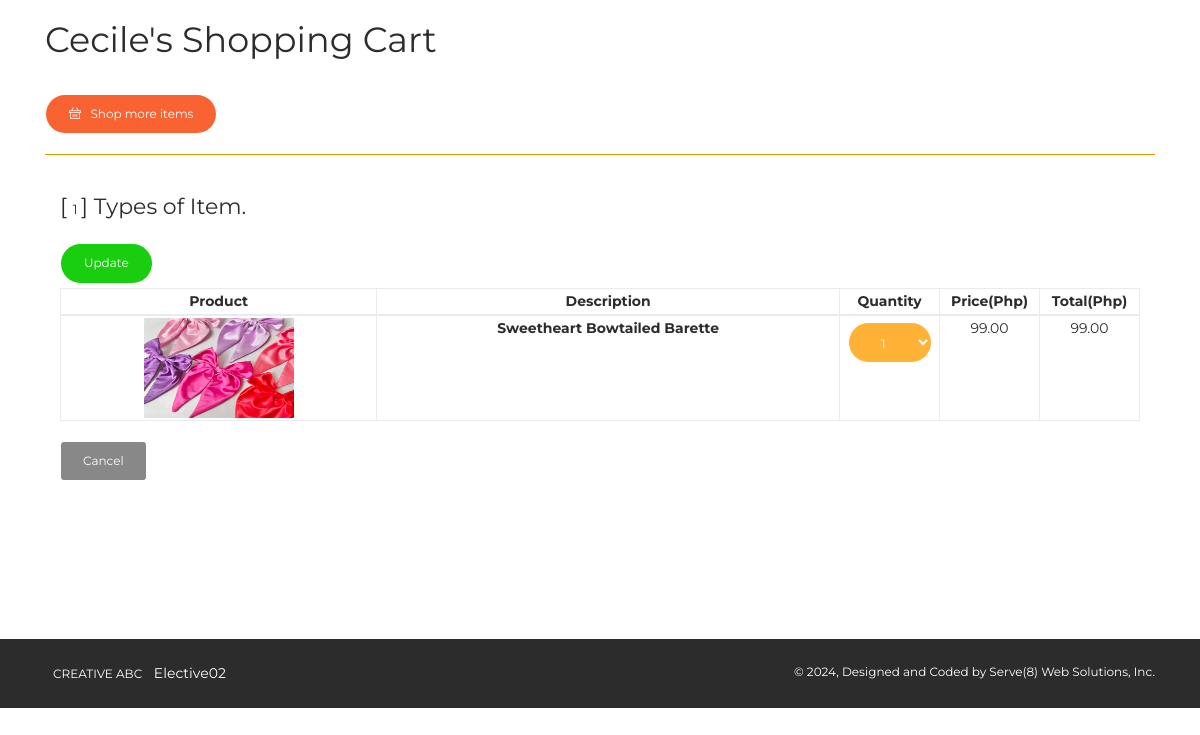
Page /pages/edit_order_details.php?order_id=142 (signed in) on the committed database.
### tables this page shows
CREATE TABLE `users` (
  `user_id` int(11) NOT NULL,
  `firstname` varchar(50) NOT NULL,
  `middlename` varchar(50) NOT NULL,
  `lastname` varchar(50) NOT NULL,
  `address` varchar(300) NOT NULL,
  `email` varchar(50) NOT NULL,
  `contact` varchar(50) NOT NULL,
  `username` varchar(50) NOT NULL,
  `password` varchar(50) NOT NULL
);

CREATE TABLE `products` (
  `prod_id` int(11) NOT NULL,
  `prod_name` varchar(50) NOT NULL,
  `prod_color` varchar(255) NOT NULL,
  `prod_desc` varchar(500) NOT NULL,
  `prod_qty` int(11) NOT NULL,
  `prod_cost` decimal(10,2) NOT NULL,
  `prod_price` decimal(10,2) NOT NULL,
  `category` varchar(100) NOT NULL,
  `supplier` varchar(100) NOT NULL,
  `prod_serial` varchar(50) NOT NULL,
  `prod_pic1` varchar(500) NOT NULL,
  `prod_pic2` varchar(500) NOT NULL,
  `prod_pic3` varchar(500) NOT NULL
);

CREATE TABLE `order_details` (
  `order_details_id` int(11) NOT NULL,
  `prod_id` int(11) NOT NULL,
  `prod_qty` int(11) NOT NULL,
  `total_qty` varchar(30) NOT NULL,
  `total` decimal(10,2) NOT NULL,
  `user_id` int(11) NOT NULL,
  `order_id` varchar(30) NOT NULL
);

### pages/edit_order_details.php (the view, shortened to what this page needs)
<!DOCTYPE html>
<html lang="en">
<head>
    <link rel="stylesheet" href="https://maxcdn.bootstrapcdn.com/font-awesome/latest/css/font-awesome.min.css" />
    <link href="../assets/css/bootstrap.min.css" rel="stylesheet" />
    <link href="../assets/css/now-ui-kit.css?v=1.1.0" rel="stylesheet" />
    <link href="../assets/css/demo.css" rel="stylesheet" />
    <link rel="stylesheet" href="../plugins/datatables/dataTables.bootstrap.css">
</head>
<body class="index-page sidebar-collapse">
    <div class="wrapper"><br>
        <div class="main">
            <div class="section section-basic">
                <div class="container">
                      <h2>       <?php
                                 include('../config/dbconn.php');
                                 $query=mysqli_query($dbconn,"SELECT * FROM `users` WHERE user_id='".$_SESSION['id']."'");
                                 $row=mysqli_fetch_array($query);
                                 echo $row['firstname'];
                                ?>'s Shopping Cart
                      </h2>
                      <a class="btn btn-primary btn-round" href="user_index.php"><i class="now-ui-icons shopping_basket"></i> &nbsp Shop more items</a>
                      <hr color="orange">
                <div class="col-md-12">
                <br>
                <div class="panel panel-success panel-size-custom">
                        <div class="panel-body">
      <?php
        $user_id = $_SESSION['id'];
        $query3=mysqli_query($dbconn,"SELECT * FROM order_details WHERE user_id='$user_id' AND order_id=''") or die (mysql_error());
        $count2=mysqli_num_rows($query3);
      ?>
<form method="post">
  <h5>[ <small><?php echo $count2;?> </small>] Types of Item.</h5>
  <button type="submit" name="submit" class="btn btn-success btn-round">Update</button>
  <table class="table table-bordered table-condensed">
              <thead>
                <tr>
                  <th>Product</th>
                  <th>Description</th>
                  <th width="100">Quantity</th>
                  <th width="100">Price(Php)</th>
                  <th width="100">Total(Php)</th>
        </tr>
              </thead>
              <tbody>
                <?php
                      $order_id=$_GET['order_id'];
                $query=mysqli_query($dbconn,"SELECT * FROM order_details WHERE order_details_id='$order_id'") or die (mysqli_error());
                $row=mysqli_fetch_array($query);
                $prod_id=$row['prod_id'];
                $query2=mysqli_query($dbconn,"SELECT * FROM products WHERE prod_id='$prod_id'") or die (mysqli_error());
                $row2=mysqli_fetch_array($query2);
                $prod_qty=$row2['prod_qty'];
                ?>
        <tr>
                  <td> <img width="150" height="100" src="../uploads/<?php echo $row2['prod_pic1'];?>" alt=""/></td>
                  <td><b><?php echo $row2['prod_name'];?></b><br><br>
                          <?php $string=$row2['prod_desc'];?></td>
          <td>
      <div class="input-append">
      <?php
  echo "<select class='btn btn-warning btn-round dropdown-toggle' size='1' name='prod_qty' id='prod_qty'>";
$i=1; $prod_qty=$prod_qty;
while ($i <= $prod_qty ){
    echo "<option value=".$i.">".$i."</option>";
    $i++;
}
echo "</select>";
?>
     </div>
          </td>
                  <td><?php  echo $row2['prod_price']; ?></td>
                  <td><?php echo $row['total']; ?></td>
                </tr>
        </tbody>
            </table>
  <a href="user_cart.php" class="btn btn-large"><i class="icon-arrow-left"></i> Cancel </a>
</form>
                        </div>
                    </div>
                </div>
            </div>
        </div>
<br><br><br><br>
<footer class="footer" data-background-color="black">
            <div class="container">
                <nav>
                    <ul>
                        <li>
                            <a href="" target="_blank">
                                Creative ABC
                            </a>
                        </li>
                        <li>
                            Elective02
                        </li>
                    </ul>
                </nav>
                <div class="copyright">
                    &copy;
                    , Designed and Coded by Serve(8) Web Solutions, Inc.
                </div>
            </div>
        </footer>
    </div>
</body>
</html>

### assets/css/demo.css (style rules this page uses)
.section-basic { padding-top: 0; }

### rows in the picture
users: firstname "Cecile"
products: prod_pic1 (picture), prod_name "Sweetheart Bowtailed Barette", prod_price "99.00"
order_details: total "99.00"

### other values in the picture
$count2 "1"
form field prod_qty "1"
